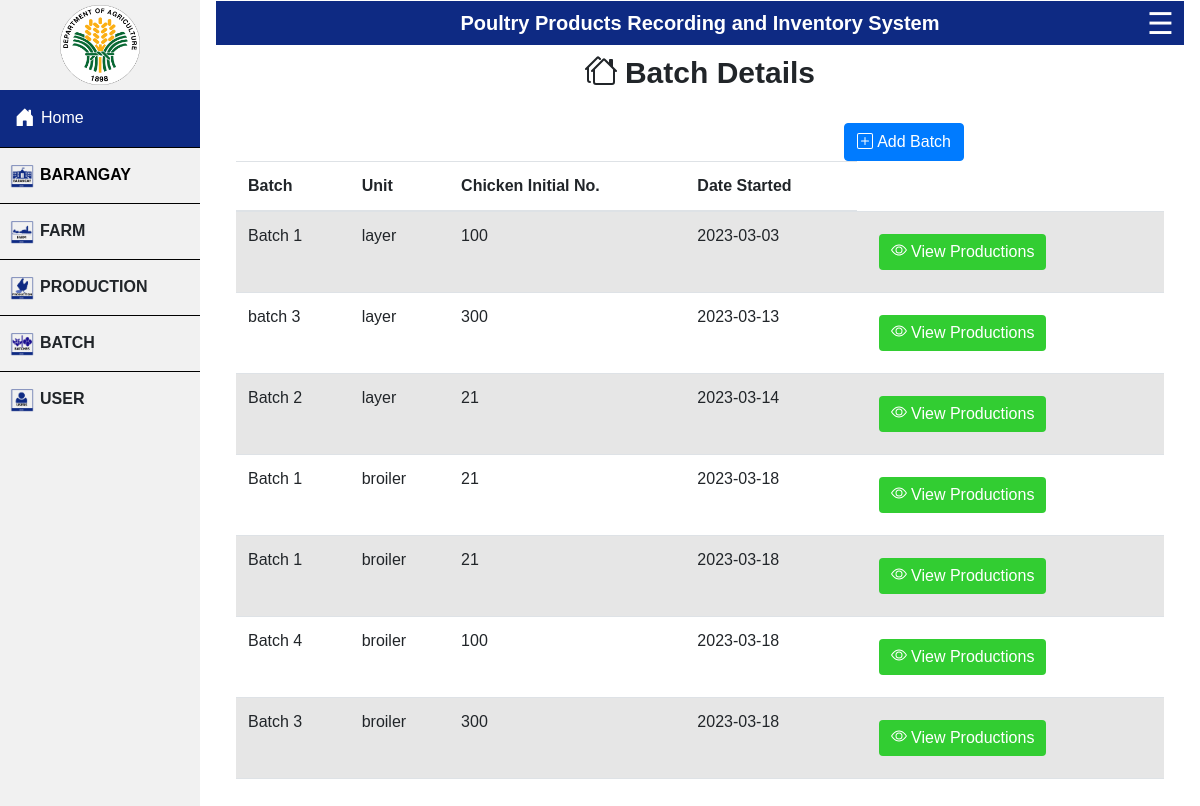
Page /project/view-batchesx.php?farmID=93 (signed in) on the committed database.
### tables this page shows
CREATE TABLE `batch` (
  `batchID` int(21) NOT NULL,
  `farmID` int(11) NOT NULL,
  `batch` varchar(21) NOT NULL,
  `unit` varchar(21) NOT NULL DEFAULT 'layer',
  `date` date NOT NULL,
  `initial` int(21) NOT NULL
);

### project/view-batchesx.php (the view, shortened to what this page needs)
<?php
$username = "root";
$password = "";
$database = "project";
$mysqli = new mysqli("localhost", $username, $password, $database);
?>
<?php include ("header.php");  ?>
<div class="wrapper">
    <section class="view-user">
        <h2>Batch Details</h2>
    </section>
    <section class="view">
        <?php
if($_SERVER['REQUEST_METHOD'] == 'GET'){
	$farmID = $_GET["farmID"];
$query = "SELECT * FROM batch where farmID=$farmID";
if ($result = $mysqli->query($query)){
    echo "<table class='table table-striped'>
    <thead>
    <tr>
        <th scope='col' hidden id='count'>BaranggayID</th>
        <th scope='col' id='name'>Batch</th>
        <th scope='col' id='name'>Unit</th>
        <th scope='col' id='name'>Chicken Initial No.</th>
        <th scope='col' id='name'>Date Started</th>
    </tr>
    </thead>";
		}
        while ($row = $result->fetch_assoc()) {
            echo"<tr>";
            echo "<td id='name'>" .$row['batch']. "</td>";
            echo "<td id='name'>" .$row['unit']. "</td>";
            echo "<td id='name'>" .$row['initial']. "</td>";
            echo "<td id='name'>" .$row['date']. "</td>";
            echo'<td>
            <div class="viewbatch-button">
            <button type="button" class="btn btn-primary" data-bs-toggle="modal" data-bs-target="#editModal" >
            <a href="view-production.php?batchID='.$row['batchID'].'"> <svg xmlns="http://www.w3.org/2000/svg" width="20" height="20" fill="currentColor" class="bi bi-eye" viewBox="0 0 20 20">
            <path d="M16 8s-3-5.5-8-5.5S0 8 0 8s3 5.5 8 5.5S16 8 16 8zM1.173 8a13.133 13.133 0 0 1 1.66-2.043C4.12 4.668 5.88 3.5 8 3.5c2.12 0 3.879 1.168 5.168 2.457A13.133 13.133 0 0 1 14.828 8c-.058.087-.122.183-.195.288-.335.48-.83 1.12-1.465 1.755C11.879 11.332 10.119 12.5 8 12.5c-2.12 0-3.879-1.168-5.168-2.457A13.134 13.134 0 0 1 1.172 8z"/>
            <path d="M8 5.5a2.5 2.5 0 1 0 0 5 2.5 2.5 0 0 0 0-5zM4.5 8a3.5 3.5 0 1 1 7 0 3.5 3.5 0 0 1-7 0z"/>
          </svg>View Productions</a>
         </button>
         </div>
            </td>';
			echo"</tr>";
		}
    }
?>
    </section>
                        <div class="addbatch-button">
                                <a type="button" class="btn btn-primary" href="add-batch.php?farmID=<?php echo $farmID ?>">Add Batch</a>
                        </div>
</body>
</html>

### project/header.php (style rules this page uses)
body { margin: 0; font-family: helvetica; }
button { margin: 10px; border: none; color: white; font-size: 15px; font-weight: bolder; background-color: #0e2a83; border-radius: 20px; cursor: pointer; }
html { scroll-behavior:smooth !important; }

### project/view-batchesx.php (style rules this page uses)
.wrapper { margin-top: 10px; }
.view { padding: 10px; margin: 10px; }
.view-user { display: flex; margin-top: 10px; justify-content: center; }
.view-user h2 { font-size: 30px; font-weight: bold; }
tr td button a { text-decoration: none; color: white; }
.addbatch-button { margin-right:200px; display:flex; justify-content:flex-end; }
.viewbatch-button button { background-color: limegreen; border: none; }
a { text-decoration: none !important; }

### rows in the picture
batch: batch "Batch 1", unit "layer", initial "100", date "2023-03-03"
batch: batch "batch 3", unit "layer", initial "300", date "2023-03-13"
batch: batch "Batch 2", unit "layer", initial "21", date "2023-03-14"
batch: batch "Batch 1", unit "broiler", initial "21", date "2023-03-18"
batch: batch "Batch 1", unit "broiler", initial "21", date "2023-03-18"
batch: batch "Batch 4", unit "broiler", initial "100", date "2023-03-18"
batch: batch "Batch 3", unit "broiler", initial "300", date "2023-03-18"
